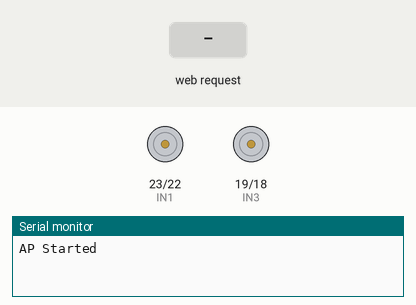
This sketch was run on a simulated ESP32. Parts: motor-driver pin pairs drawn as motors (green arrow = first pin HIGH = forward, orange = second pin HIGH = backward, longer = more drive, scaled by the enable pin), the last lines printed to the serial monitor. Inputs (shaded band) come from the test bench.

Above: at 1.2 s.
1.3 s: HTTP request GET /cmd?d=forward received
2.8 s: HTTP request GET /cmd?d=back received
4.3 s: HTTP request GET /cmd?d=left received
5.8 s: HTTP request GET /cmd?d=right received
7.3 s: HTTP request GET /speed?value=1 received
At 8.1 s:
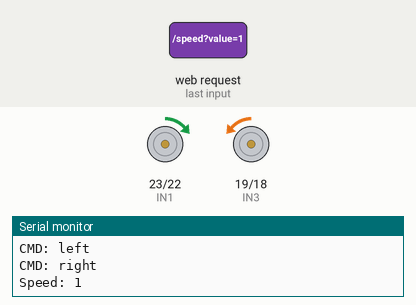
8.8 s: HTTP request GET /cmd received
At 9.2 s:
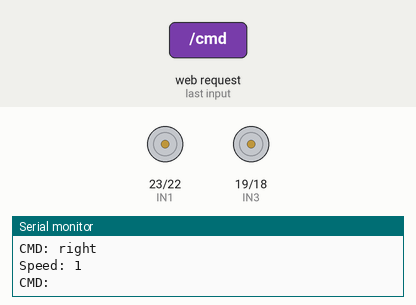
Timing chart, 0 to 11.3 s (numbered marks = the images above; inputs shaded):
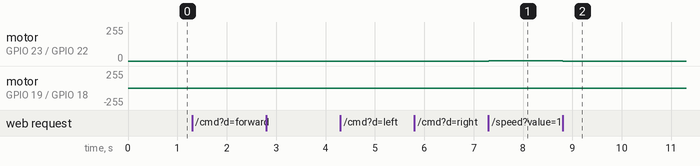

The sketch:

esp32_wifi_car.ino
```cpp
#include <WiFi.h>
#include <WebServer.h>

// === WiFi AP ===
const char* ssid = "ESP32-CAR";
const char* password = "12345678";
WebServer server(80);

// === Motor Pins ===
// Motor A (Left)
#define IN1 23
#define IN2 22
#define ENA 21   // PWM

// Motor B (Right)
#define IN3 19
#define IN4 18
#define ENB 5    // PWM

int speedValue = 180;   // default PWM

// ====== MOTOR FUNCTIONS ======
void setSpeed(int sp) {
  speedValue = constrain(sp, 0, 255);
  ledcWrite(0, speedValue);
  ledcWrite(1, speedValue);
}

void forward() {
  digitalWrite(IN1, HIGH);
  digitalWrite(IN2, LOW);
  digitalWrite(IN3, HIGH);
  digitalWrite(IN4, LOW);
}

void backward() {
  digitalWrite(IN1, LOW);
  digitalWrite(IN2, HIGH);
  digitalWrite(IN3, LOW);
  digitalWrite(IN4, HIGH);
}

void left() {
  digitalWrite(IN1, LOW);
  digitalWrite(IN2, HIGH);
  digitalWrite(IN3, HIGH);
  digitalWrite(IN4, LOW);
}

void right() {
  digitalWrite(IN1, HIGH);
  digitalWrite(IN2, LOW);
  digitalWrite(IN3, LOW);
  digitalWrite(IN4, HIGH);
}

void stopCar() {
  digitalWrite(IN1, LOW);
  digitalWrite(IN2, LOW);
  digitalWrite(IN3, LOW);
  digitalWrite(IN4, LOW);
}

// ====== HTML PAGE ======
String htmlPage() {
  return R"=====(
<!DOCTYPE html>
<html>
<head>
<style>
body {
  background: #f4f4f4;
  text-align: center;
  font-family: Arial;
}

/* Wrapper to keep joystick and slider side by side */
#controls {
  display: flex;
  justify-content: center;
  align-items: center;
  gap: 40px;
  margin-top: 20px;
}

/* Big Joystick Area */
#joyArea {
  width: 300px;
  height: 300px;
  background: #ddd;
  border-radius: 50%;
  position: relative;
  touch-action: none;
}

/* Movable stick */
#stick {
  width: 90px;
  height: 90px;
  background: #222;
  border-radius: 50%;
  position: absolute;
  top: 105px;
  left: 105px;
  touch-action: none;
}

/* Speed slider box */
#speedBox {
  display: flex;
  flex-direction: column;
  align-items: center;
}

/* Vertical slider */
#speedSlider {
  width: 220px;              /* long, but rotated */
  transform: rotate(-90deg); /* make it vertical */
  -webkit-appearance: none;
  margin: 30px 0;
}

#speedText {
  font-size: 18px;
  margin-top: 10px;
}
</style>
</head>

<body>
<h2>ESP32 Car Controller</h2>

<div id="controls">
  <!-- Joystick -->
  <div id="joyArea">
    <div id="stick"></div>
  </div>

  <!-- Vertical speed slider -->
  <div id="speedBox">
    <p><b>Speed (PWM)</b></p>
    <input type="range" id="speedSlider" min="0" max="255" value="180"
           oninput="updateSpeed(this.value)">
    <div id="speedText">Speed: 180</div>
  </div>
</div>

<script>
let joyArea = document.getElementById("joyArea");
let stick = document.getElementById("stick");
let areaSize = 300;
let stickSize = 90;
let center = (areaSize - stickSize) / 2;
let maxMove = center;

// --- current speed value (same as default slider and ESP32) ---
let currentSpeed = 180;

/* -------- STOP motor -------- */
function stopCar() {
  fetch("/cmd?d=stop");
}

/* -------- SEND Direction Commands -------- */
function sendDirection(dx, dy) {
  let cmd = "stop";

  if (dy < -0.4) cmd = "forward";
  else if (dy > 0.4) cmd = "back";
  else if (dx < -0.4) cmd = "left";
  else if (dx > 0.4) cmd = "right";

  fetch("/cmd?d=" + cmd);
}

/* -------- HANDLE JOYSTICK MOVING -------- */
function handleMove(e) {
  let rect = joyArea.getBoundingClientRect();
  let x = (e.touches ? e.touches[0].clientX : e.clientX) - rect.left;
  let y = (e.touches ? e.touches[0].clientY : e.clientY) - rect.top;

  let dx = x - areaSize / 2;
  let dy = y - areaSize / 2;

  let dist = Math.sqrt(dx*dx + dy*dy);
  if (dist > maxMove) {
    dx *= maxMove / dist;
    dy *= maxMove / dist;
  }

  stick.style.left = (center + dx) + "px";
  stick.style.top = (center + dy) + "px";

  sendDirection(dx / maxMove, dy / maxMove);
}

/* -------- RESET ON RELEASE -------- */
function resetStick() {
  stick.style.left = center + "px";
  stick.style.top = center + "px";
  stopCar();
}

/* -------- SPEED SLIDER HANDLER -------- */
function updateSpeed(val) {
  currentSpeed = parseInt(val);
  document.getElementById("speedText").innerHTML = "Speed: " + currentSpeed;
  fetch("/speed?value=" + currentSpeed);
}

/* -------- EVENTS -------- */
joyArea.addEventListener("mousedown", e => handleMove(e));
joyArea.addEventListener("mousemove", e => {
  if (e.buttons) handleMove(e);
});
document.addEventListener("mouseup", resetStick);

joyArea.addEventListener("touchstart", handleMove);
joyArea.addEventListener("touchmove", handleMove);
joyArea.addEventListener("touchend", resetStick);

// Set initial speed on page load (optional)
updateSpeed(currentSpeed);
</script>

</body>
</html>


)=====";
}

// ====== SERVER HANDLERS ======
void handleRoot() { server.send(200, "text/html", htmlPage()); }

void handleCMD() {
  String d = server.arg("d");
  Serial.print("CMD: ");
  Serial.println(d);

  if (d == "forward") forward();
  else if (d == "back") backward();
  else if (d == "left") left();
  else if (d == "right") right();
  else stopCar();

  server.send(200, "text/plain", "OK");
}

void handleSpeed() {
  int sp = server.arg("value").toInt();
  Serial.print("Speed: ");
  Serial.println(sp);
  setSpeed(sp);
  server.send(200, "text/plain", "Speed updated");
}

void setup() {
  Serial.begin(115200);

  // Motor pins
  pinMode(IN1, OUTPUT);
  pinMode(IN2, OUTPUT);
  pinMode(IN3, OUTPUT);
  pinMode(IN4, OUTPUT);

  // PWM setup
  ledcSetup(0, 5000, 8); // channel 0, 5kHz, 8-bit
  ledcAttachPin(ENA, 0);

  ledcSetup(1, 5000, 8);
  ledcAttachPin(ENB, 1);

  // Start AP
  WiFi.softAP(ssid, password);
  Serial.println("AP Started");

  // Routes
  server.on("/", handleRoot);
  server.on("/cmd", handleCMD);
  server.on("/speed", handleSpeed);

  server.begin();
}

void loop() {
  server.handleClient();
}
```

Measured:
- after the input at 7.3 s, motor on GPIO 23 (IN1) / GPIO 22 (IN2): stopped → forward 1/255 at once; motor on GPIO 19 (IN3) / GPIO 18 (IN4): stopped → backward 1/255 at once
- after the input at 8.8 s, motor on GPIO 23 (IN1) / GPIO 22 (IN2): forward 1/255 → stopped at once; motor on GPIO 19 (IN3) / GPIO 18 (IN4): backward 1/255 → stopped at once
